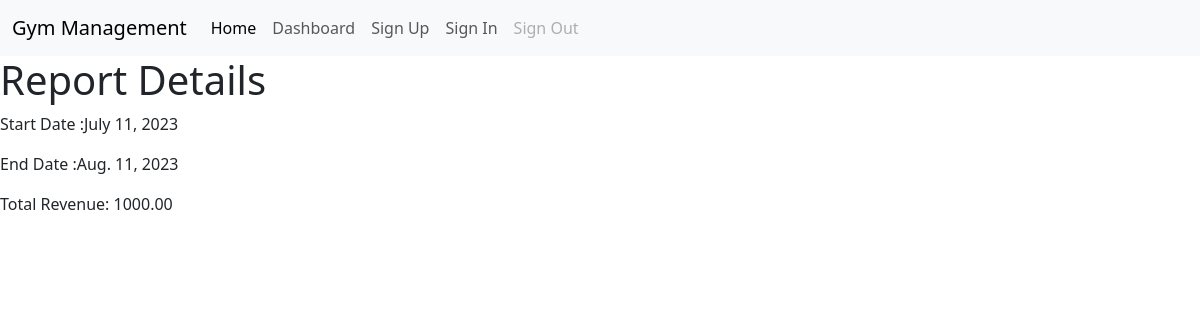
Page /report_details/1/ on the committed database.
### member/models.py (models this page shows, shortened)
class GymReport(models.Model):
    start_date=models.DateField(null=True,blank=True)
    end_date=models.DateField(null=True,blank=True)
    revenue=models.DecimalField(max_digits=10,decimal_places=2)

### member/views.py (the view)
# urls.py: path('report_details/<int:report_id>/',views.report_details,name="report_details"),
def report_details(request,report_id):
    report=GymReport.objects.get(id=report_id)
    return render(request,'report_details.html',{'report':report})

### template/report_details.html
{% include 'navbar.html' %}
{% block content %}
 <h1>Report Details</h1>
<p>Start Date :{{ report.start_date}}</p>
<p>End Date :{{ report.end_date}}</p>
<p>Total Revenue: {{ report.revenue}}</p>
{% endblock %}

### rows in the picture
GymReport: start_date "July 11, 2023", end_date "Aug. 11, 2023", revenue "1000.00"
